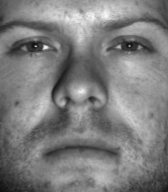
#> input picture Project2/faces_training/face01.pgm, 168 x 192 px
$ jupyter execute --allow-errors final.ipynb
#> lines starting #> are read from the running program, lines starting #| are printed output that depends on the picture
[cell 1]
import os
import sys
import glob
import cv2
import matplotlib.pyplot as plt # 주피터 환경에서 이미지 열어주는거
import numpy as np

[cell 2]
# 이미지를 전부 읽어와서 하나로 합친다.

image = cv2.imread('faces_training/face01.pgm', cv2.IMREAD_GRAYSCALE)
#> image is the input picture: shape (192, 168); min 14, max 249, mean 125.4

length, height = image.shape
#> length = 192; height = 168
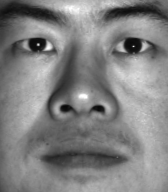
#> input picture Project2/faces_training/face02.pgm, 168 x 192 px
#> further down, x is the input picture: shape (192, 168); min 8, max 255, mean 129.8
#> pass 2 of the loop `for i in range(2,10):`:
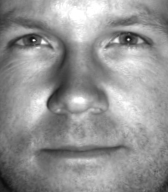
#> input picture Project2/faces_training/face03.pgm, 168 x 192 px
#> x is the input picture: shape (192, 168); min 12, max 255, mean 147.9
image = image.reshape((1, length * height * 1))

#> (the rest of this cell did not finish here and is left out)

#> (a cell that did not finish here is left out)

[cell 4]
print("####### Step1 ####")

def computeDimensions(img, percent=0.9):

    # computing eigenvalues and eigenvectors of covariance matrix
#> called with img = array of shape (3, 32256), percent = 0.99
    matrix = (img - np.mean(img.T, axis=1)).T # subtract the mean (along columns)

    [eigvals, eigvec] = np.linalg.eig(np.cov(img))
#> eigvals = [3549.9, 413, 1214.9]; eigvec = [[-0.539, -0.771, 0.34], [-0.508, -0.0243, -0.861], [-0.672, 0.637, 0.379]]

    whole_nom_of_pc = np.size(eigvec, axis=0)
#> whole_nom_of_pc = 3

    eigvals = sorted(eigvals)
#> eigvals = [413, 1214.9, 3549.9]
    eigvals = eigvals[::-1]
#> eigvals = [3549.9, 1214.9, 413]

    sumvar = 0
    ssum = 0
    numPc=0
    for i in range(whole_nom_of_pc):
        sumvar += eigvals[i]
#> this loop made 3 passes
#> sumvar on passes 1 to 3: 3549.9, 4764.9, 5177.8
#> after the loop, sumvar = 5177.8

    for i in range(whole_nom_of_pc):
        ssum += eigvals[i]
        numPc += 1
        # print(f"현재 고유 값{i} : {eigvals[i]}")
        if(ssum/sumvar >= percent):
            print("확률 : ",ssum/sumvar)
            break
#> this loop made 3 passes
#| 확률 :  1.0
#> after the loop, numPc = 3; ssum = 5177.8

    print("전체 차원 수 ", whole_nom_of_pc)
#| 전체 차원 수  3
    print("선택된 차원 수 ", numPc)
#| 선택된 차원 수  3
    return numPc

perc = 0.99
numPc = computeDimensions(image, perc)
#> numPc = 3
# print(f"nput Percentage: {sys.argv[1]}")
print(f"Input Percentage: {perc}")
print(f"Selected Dimansion : {numPc}")
#| Selected Dimansion : 3

[cell 5]
# for step2,
# reconsturct 함수
def princomp(img, pc_limit=0):

    # computing eigenvalues and eigenvectors of covariance matrix
#> called with pc_limit = 3
    matrix = (img - np.mean(img.T, axis=1)).T # subtract the mean (along columns)

    [eigvals,eigvecs] = np.linalg.eig(np.cov(matrix))
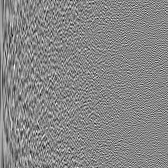
#> eigvecs: shape (168, 168) float64; min -0.34, max 0.303, mean 0.000496; drawn with min black and max white
#> eigvals = 168 values, max 79327.9 at index 0, min 0.0121 at index 141, mean 1211.2

    whole_num_pc = np.size(eigvecs,axis=1)
#> whole_num_pc = 168

    sortEigvals = sorted(eigvals) # 고유값을 정렬한다.
#> sortEigvals = 168 values from 0.0121 to 79327.9
    sortEigvals = sortEigvals[::-1]       # in ascending order. 순서를 높은게 앞에 오도록 변경
#> sortEigvals = 168 values, max 79327.9 at index 0, min 0.0121 at index 167, mean 1211.2
    # sorting eigenvectors according to the sorted eigenvalues
    # 고유값이 정렬된 순서에 따라 대응하는 고유벡터들도 정렬한다.
    # coeff = coeff[:,sortEigvals]

    # eigvals = eigvals[sortEigvals] # sorting eigenvalues
    if pc_limit < whole_num_pc and pc_limit >= 0:
        eigvecs = eigvecs[:,range(pc_limit)] # 입력된 pc 개수에 따라 선택한다.
#> eigvecs = 168 rows, first 8: [0.0556, -0.0236, -0.0243], [0.0568, -0.0245, -0.0307], [0.0558, -0.0191, -0.0404], [0.0529, -0.00984, -0.0437], [0.0509, 0.000693, -0.0469], [0.0513, 0.0105, -0.0499], [0.0541, 0.019, -0.0516], [0.0567, 0.0255, -0.056]
        eigvals = eigvals[:pc_limit]
#> eigvals = [79327.9, 56314.5, 22311.9]

    score = np.dot(eigvecs.T,matrix) # projection of the data in the new space
    final = np.dot(eigvecs, score).T + np.mean(img, axis=0)
#> `eigenvector, score, eigenvalue, final = princomp(train, numPc)`: eigenvector has the same summary as eigvecs in princomp
#> `error = train - np.abs(final)`:
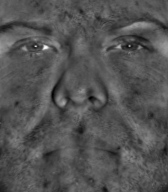
#> error: shape (192, 168) float64; min -76.14, max 155, mean 0; drawn with min black and max white
#> after the loop `for i in range(row):`: summ = 8694175.7
#> `re_error = np.abs(summ/(row*col))`: re_error = 269.5
#| Reconstructed error :269.5367
#> pass 2 of the loop `for n in range(1,10):`:
#> in princomp (call 2), `[eigvals,eigvecs] = np.linalg.eig(np.cov(matrix))`: eigvals = 168 values, max 142008.3 at index 0, min 0.00695 at index 137, mean 1585.9
#> in princomp (call 2), `sortEigvals = sorted(eigvals)`: sortEigvals = 168 values from 0.00695 to 142008.3
#> in princomp (call 2), `sortEigvals = sortEigvals[::-1]`: sortEigvals = 168 values, max 142008.3 at index 0, min 0.00695 at index 167, mean 1585.9
#> in princomp (call 2), `eigvecs = eigvecs[:,range(pc_limit)]`: eigvecs = 168 rows, first 8: [-0.0414, -0.0257, -0.0396], [-0.0448, -0.0255, -0.0406], [-0.0482, -0.0276, -0.0442], [-0.0515, -0.0299, -0.046], [-0.0543, -0.032, -0.0469], [-0.0567, -0.0347, -0.0475], [-0.0594, -0.0375, -0.0484], [-0.0629, -0.04, -0.0445]
#> in princomp (call 2), `eigvals = eigvals[:pc_limit]`: eigvals = [142008.3, 49290.5, 23346.4]
#> in princomp (call 2), `final = np.dot(eigvecs, score).T + np.mean(img, axis=0)`:
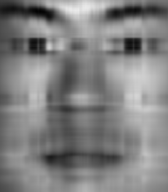
#> final: shape (192, 168) float64; min 1.91, max 235.6, mean 129.8
#> `eigenvector, score, eigenvalue, final = princomp(train, numPc)`: eigenvector has the same summary as eigvecs in princomp
#> `error = train - np.abs(final)`:
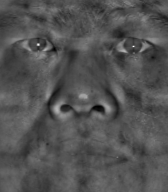
#> error: shape (192, 168) float64; min -83.84, max 173.1, mean 0; drawn with min black and max white
#> after the loop `for i in range(row):`: summ = 9889903.6
#> re_error = 306.6
#| Reconstructed error :306.6066
    return eigvecs,score,eigvals, final

#> (a cell that did not finish here is left out)

[cell 7]
final_list = []

#> (the rest of this cell did not finish here and is left out)

[cell 8]
test01 = cv2.imread('faces_test/test04.pgm', cv2.IMREAD_GRAYSCALE)
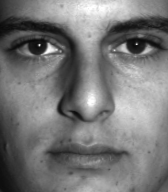
#> input picture Project2/faces_test/test04.pgm, 168 x 192 px
#> test01 is the input picture: shape (192, 168); min 10, max 255, mean 119.3

eigenvector, score, eigenvalue, tf = princomp(test01, numPc)
#> call 4 of princomp, with pc_limit = 3
#> in princomp (call 4), `[eigvals,eigvecs] = np.linalg.eig(np.cov(matrix))`:
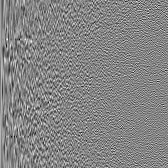
#> eigvecs: shape (168, 168) float64; min -0.343, max 0.316, mean 0.000646; drawn with min black and max white
#> in princomp (call 4), `[eigvals,eigvecs] = np.linalg.eig(np.cov(matrix))`: eigvals = 168 values, max 158814.5 at index 0, min 0.00734 at index 138, mean 1923.8
#> in princomp (call 4), `sortEigvals = sorted(eigvals)`: sortEigvals = 168 values from 0.00734 to 158814.5
#> in princomp (call 4), `sortEigvals = sortEigvals[::-1]`: sortEigvals = 168 values, max 158814.5 at index 0, min 0.00734 at index 167, mean 1923.8
#> in princomp (call 4), `eigvecs = eigvecs[:,range(pc_limit)]`: eigvecs = 168 rows, first 8: [0.0502, -0.0353, -0.122], [0.0529, -0.0367, -0.125], [0.0559, -0.037, -0.125], [0.0587, -0.0359, -0.125], [0.0616, -0.0347, -0.127], [0.0632, -0.0338, -0.128], [0.0631, -0.0336, -0.121], [0.0633, -0.0335, -0.113]
#> in princomp (call 4), `eigvals = eigvals[:pc_limit]`: eigvals = [158814.5, 93564.8, 24399.3]
#> in princomp (call 4), `final = np.dot(eigvecs, score).T + np.mean(img, axis=0)`:
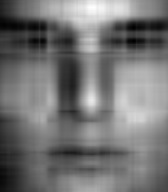
#> final: shape (192, 168) float64; min 3.1, max 257.6, mean 119.3; drawn with min black and max white
#> eigenvector has the same summary as eigvecs in princomp; eigenvalue = [158814.5, 93564.8, 24399.3]

print(len(final_list))
#| 3
print(final_list[0].shape)
#| (192, 168)

row, col = test01.shape
distances = []
#> (the rest of this cell did not finish here and is left out)

[cell 9]
test01 = cv2.imread('faces_test/test01.pgm', cv2.IMREAD_GRAYSCALE)
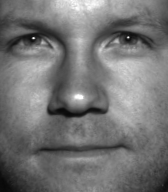
#> input picture Project2/faces_test/test01.pgm, 168 x 192 px
#> test01 is the input picture: shape (192, 168); min 8, max 255, mean 116.5

eigenvector, score, eigenvalue, tf = princomp(test01, numPc)
#> in princomp (call 5), `matrix = (img - np.mean(img.T, axis=1)).T`:
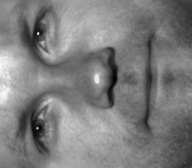
#> matrix: shape (168, 192) float64; min -127.8, max 131.3, mean 0; drawn with min black and max white
#> in princomp (call 5), `[eigvals,eigvecs] = np.linalg.eig(np.cov(matrix))`:
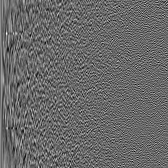
#> eigvecs: shape (168, 168) float64; min -0.292, max 0.417, mean 0.00074; drawn with min black and max white
#> in princomp (call 5), `[eigvals,eigvecs] = np.linalg.eig(np.cov(matrix))`: eigvals = 168 values, max 123956.2 at index 0, min 0.00609 at index 136, mean 1396
#> in princomp (call 5), `sortEigvals = sorted(eigvals)`: sortEigvals = 168 values from 0.00609 to 123956.2
#> in princomp (call 5), `sortEigvals = sortEigvals[::-1]`: sortEigvals = 168 values, max 123956.2 at index 0, min 0.00609 at index 167, mean 1396
#> in princomp (call 5), `eigvecs = eigvecs[:,range(pc_limit)]`: eigvecs = 168 rows, first 8: [0.0633, -0.00364, 0.101], [0.0642, -0.00141, 0.107], [0.0643, 0.00229, 0.108], [0.0635, 0.00365, 0.11], [0.0636, 0.00272, 0.112], [0.0632, 0.00133, 0.117], [0.0637, 0.000747, 0.122], [0.0652, -0.000754, 0.123]
#> in princomp (call 5), `eigvals = eigvals[:pc_limit]`: eigvals = [123956.2, 64773.8, 15784.4]
#> in princomp (call 5), `final = np.dot(eigvecs, score).T + np.mean(img, axis=0)`:
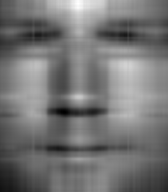
#> final: shape (192, 168) float64; min -4.42, max 258.9, mean 116.5; drawn with min black and max white
#> eigenvector has the same summary as eigvecs in princomp; eigenvalue = [123956.2, 64773.8, 15784.4]

print(len(final_list))
#| 3
print(final_list[0].shape)
#| (192, 168)

plt.title("test")
plt.imshow(tf, cmap='gray')
plt.show()

row, col = test01.shape
distances = []
#> (the rest of this cell did not finish here and is left out)
